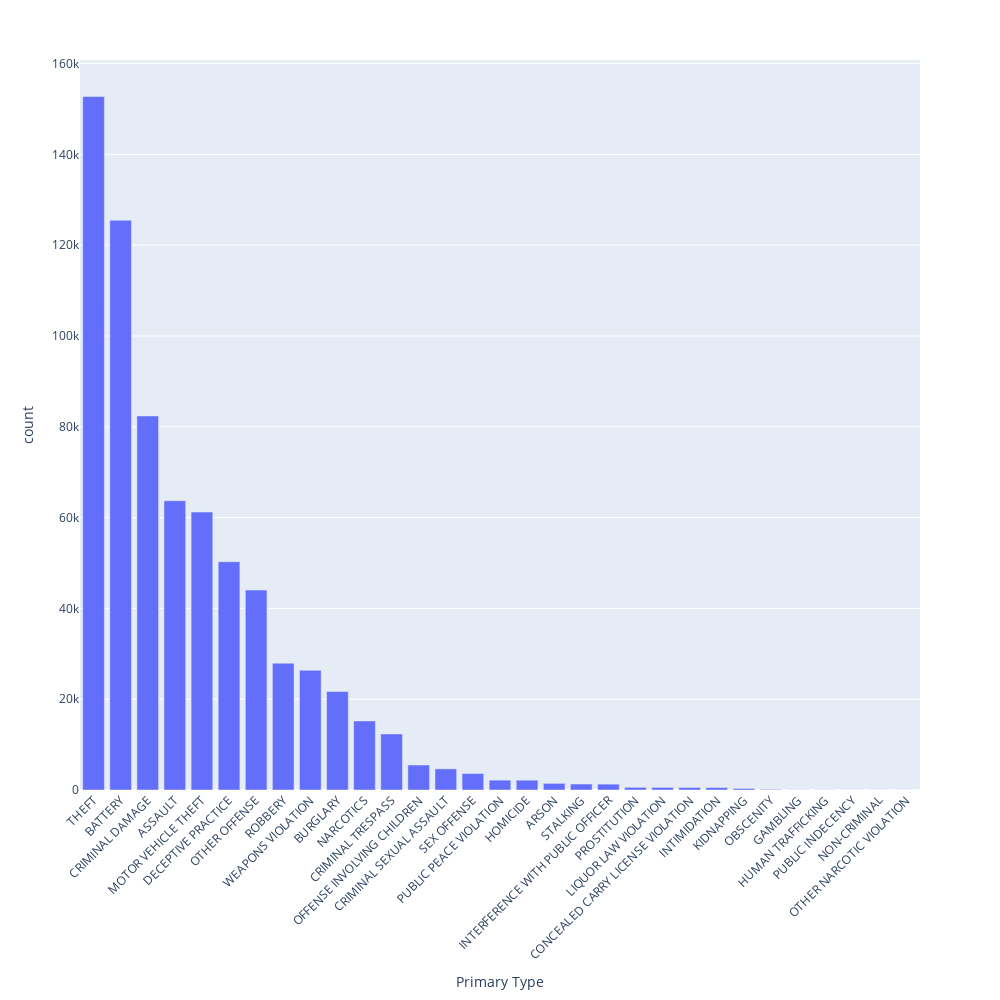

The cell this chart's notebook holds for it:
### Code cell
crime_count_fig=px.bar(crime_type_count,x='Primary Type',y='count',width=1000,height=1000)
crime_count_fig.update_layout(xaxis=dict(tickangle=-45))
crime_count_fig.show()

### Figure 1 — Plotly figure (JSON) as saved in the notebook; plotly's stock layout.template omitted (floating-point values rounded to 4 significant figures)
{"data": [{"alignmentgroup": "True", "hovertemplate": "Primary Type=%{x}<br>count=%{y}<extra></extra>", "legendgroup": "", "marker": {"color": "#636efa", "pattern": {"shape": ""}}, "name": "", "offsetgroup": "", "orientation": "v", "showlegend": false, "textposition": "auto", "type": "bar", "x": ["THEFT", "BATTERY", "CRIMINAL DAMAGE", "ASSAULT", "MOTOR VEHICLE THEFT", "DECEPTIVE PRACTICE", "OTHER OFFENSE", "ROBBERY", "WEAPONS VIOLATION", "BURGLARY", "NARCOTICS", "CRIMINAL TRESPASS", "OFFENSE INVOLVING CHILDREN", "CRIMINAL SEXUAL ASSAULT", "SEX OFFENSE", "PUBLIC PEACE VIOLATION", "HOMICIDE", "ARSON", "STALKING", "INTERFERENCE WITH PUBLIC OFFICER", "PROSTITUTION", "LIQUOR LAW VIOLATION", "CONCEALED CARRY LICENSE VIOLATION", "INTIMIDATION", "KIDNAPPING", "OBSCENITY", "GAMBLING", "HUMAN TRAFFICKING", "PUBLIC INDECENCY", "NON-CRIMINAL", "OTHER NARCOTIC VIOLATION"], "xaxis": "x", "y": [152745, 125487, 82378, 63708, 61221, 50281, 44034, 27930, 26357, 21689, 15218, 12337, 5506, 4655, 3637, 2175, 2162, 1457, 1322, 1290, 589, 571, 555, 538, 343, 132, 37, 33, 15, 12, 11], "yaxis": "y"}], "layout": {"barmode": "relative", "height": 1000, "legend": {"tracegroupgap": 0}, "margin": {"t": 60}, "width": 1000, "xaxis": {"anchor": "y", "autorange": true, "domain": [0, 1], "range": [-0.5, 30.5], "tickangle": -45, "title": {"text": "Primary Type"}, "type": "category"}, "yaxis": {"anchor": "x", "autorange": true, "domain": [0, 1], "range": [0, 160800.0], "title": {"text": "count"}, "type": "linear"}}}
